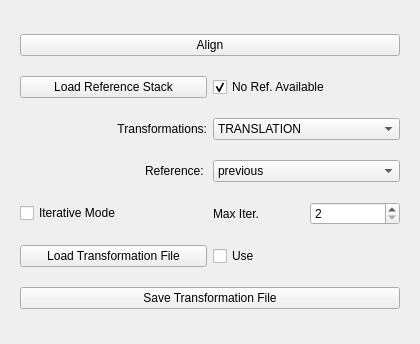
         <widget class="QWidget" name="page_3">
          <property name="geometry">
           <rect>
            <x>0</x>
            <y>0</y>
            <width>420</width>
            <height>344</height>
           </rect>
          </property>
          <attribute name="label">
           <string>Alignment</string>
          </attribute>
          <layout class="QGridLayout" name="gridLayout_16">
           <item row="0" column="0">
            <widget class="QWidget" name="widget_2" native="true">
             <layout class="QGridLayout" name="gridLayout_7">
              <item row="2" column="0" colspan="2">
               <layout class="QHBoxLayout" name="horizontalLayout_8">
                <item>
                 <widget class="QLabel" name="label_3">
                  <property name="text">
                   <string>Transformations:</string>
                  </property>
                  <property name="alignment">
                   <set>Qt::AlignRight|Qt::AlignTrailing|Qt::AlignVCenter</set>
                  </property>
                 </widget>
                </item>
                <item>
                 <widget class="QComboBox" name="cb_alignTransform">
                  <item>
                   <property name="text">
                    <string>TRANSLATION</string>
                   </property>
                  </item>
                  <item>
                   <property name="text">
                    <string>RIGID_BODY</string>
                   </property>
                  </item>
                  <item>
                   <property name="text">
                    <string>SCALED_ROTATION</string>
                   </property>
                  </item>
                  <item>
                   <property name="text">
                    <string>AFFINE</string>
                   </property>
                  </item>
                  <item>
                   <property name="text">
                    <string>BILINEAR</string>
                   </property>
                  </item>
                 </widget>
                </item>
               </layout>
              </item>
              <item row="3" column="0" colspan="2">
               <layout class="QHBoxLayout" name="horizontalLayout_11">
                <item>
                 <widget class="QLabel" name="label_6">
                  <property name="text">
                   <string>Reference: </string>
                  </property>
                  <property name="alignment">
                   <set>Qt::AlignRight|Qt::AlignTrailing|Qt::AlignVCenter</set>
                  </property>
                 </widget>
                </item>
                <item>
                 <widget class="QComboBox" name="cb_alignRef">
                  <item>
                   <property name="text">
                    <string>previous</string>
                   </property>
                  </item>
                  <item>
                   <property name="text">
                    <string>mean</string>
                   </property>
                  </item>
                  <item>
                   <property name="text">
                    <string>first</string>
                   </property>
                  </item>
                 </widget>
                </item>
               </layout>
              </item>
              <item row="4" column="0" colspan="2">
               <layout class="QHBoxLayout" name="horizontalLayout_15">
                <item>
                 <widget class="QCheckBox" name="cb_iterAlign">
                  <property name="sizePolicy">
                   <sizepolicy hsizetype="Preferred" vsizetype="Fixed">
                    <horstretch>0</horstretch>
                    <verstretch>0</verstretch>
                   </sizepolicy>
                  </property>
                  <property name="text">
                   <string>Iterative Mode</string>
                  </property>
                 </widget>
                </item>
                <item>
                 <layout class="QHBoxLayout" name="horizontalLayout_13">
                  <item>
                   <widget class="QLabel" name="label_7">
                    <property name="text">
                     <string>Max Iter.</string>
                    </property>
                   </widget>
                  </item>
                  <item>
                   <widget class="QSpinBox" name="sb_maxIterVal">
                    <property name="sizePolicy">
                     <sizepolicy hsizetype="Preferred" vsizetype="Fixed">
                      <horstretch>0</horstretch>
                      <verstretch>0</verstretch>
                     </sizepolicy>
                    </property>
                    <property name="minimum">
                     <number>2</number>
                    </property>
                    <property name="maximum">
                     <number>24</number>
                    </property>
                   </widget>
                  </item>
                 </layout>
                </item>
               </layout>
              </item>
              <item row="0" column="0" colspan="2">
               <widget class="QPushButton" name="pb_alignStack">
                <property name="sizePolicy">
                 <sizepolicy hsizetype="Preferred" vsizetype="Fixed">
                  <horstretch>0</horstretch>
                  <verstretch>0</verstretch>
                 </sizepolicy>
                </property>
                <property name="text">
                 <string>Align</string>
                </property>
               </widget>
              </item>
              <item row="1" column="0" colspan="2">
               <layout class="QHBoxLayout" name="horizontalLayout_14">
                <item>
                 <widget class="QPushButton" name="pb_load_align_ref">
                  <property name="sizePolicy">
                   <sizepolicy hsizetype="Preferred" vsizetype="Fixed">
                    <horstretch>0</horstretch>
                    <verstretch>0</verstretch>
                   </sizepolicy>
                  </property>
                  <property name="text">
                   <string>Load Reference Stack</string>
                  </property>
                 </widget>
                </item>
                <item>
                 <widget class="QCheckBox" name="rb_alignRefVoid">
                  <property name="text">
                   <string>No Ref. Available</string>
                  </property>
                  <property name="checked">
                   <bool>true</bool>
                  </property>
                 </widget>
                </item>
               </layout>
              </item>
              <item row="6" column="0" colspan="2">
               <widget class="QPushButton" name="pb_saveAlignTranform">
                <property name="sizePolicy">
                 <sizepolicy hsizetype="Preferred" vsizetype="Fixed">
                  <horstretch>0</horstretch>
                  <verstretch>0</verstretch>
                 </sizepolicy>
                </property>
                <property name="text">
                 <string>Save Transformation File</string>
                </property>
               </widget>
              </item>
              <item row="5" column="1">
               <widget class="QCheckBox" name="cb_use_tmatFile">
                <property name="text">
                 <string>Use</string>
                </property>
               </widget>
              </item>
              <item row="5" column="0">
               <widget class="QPushButton" name="pb_loadAlignTranform">
                <property name="sizePolicy">
                 <sizepolicy hsizetype="Preferred" vsizetype="Fixed">
                  <horstretch>0</horstretch>
                  <verstretch>0</verstretch>
                 </sizepolicy>
                </property>
                <property name="text">
                 <string>Load Transformation File</string>
                </property>
               </widget>
              </item>
             </layout>
            </widget>
           </item>
          </layout>
         </widget>
